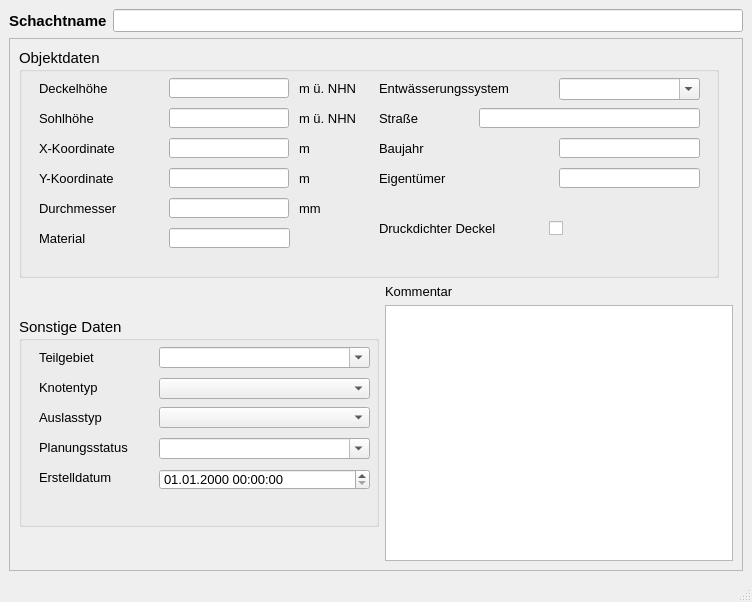
<?xml version="1.0" encoding="UTF-8"?>
<ui version="4.0">
 <class>MainWindow</class>
 <widget class="QMainWindow" name="MainWindow">
  <property name="enabled">
   <bool>true</bool>
  </property>
  <property name="geometry">
   <rect>
    <x>0</x>
    <y>0</y>
    <width>752</width>
    <height>602</height>
   </rect>
  </property>
  <property name="minimumSize">
   <size>
    <width>650</width>
    <height>490</height>
   </size>
  </property>
  <property name="font">
   <font>
    <family>Tahoma</family>
    <pointsize>10</pointsize>
   </font>
  </property>
  <property name="windowTitle">
   <string>Schacht</string>
  </property>
  <property name="toolTip">
   <string>&lt;html&gt;&lt;head/&gt;&lt;body&gt;&lt;p&gt;Besondere Lage im Kanalnetz z.B. Anfangsschacht&lt;/p&gt;&lt;/body&gt;&lt;/html&gt;</string>
  </property>
  <property name="statusTip">
   <string>Besondere Lage im Kanalnetz z.B. Anfangsschacht</string>
  </property>
  <widget class="QWidget" name="centralwidget">
   <layout class="QVBoxLayout" name="verticalLayout">
    <item>
     <layout class="QHBoxLayout" name="horizontalLayout">
      <item>
       <widget class="QLabel" name="label">
        <property name="font">
         <font>
          <family>Tahoma</family>
          <pointsize>11</pointsize>
          <weight>75</weight>
          <bold>true</bold>
         </font>
        </property>
        <property name="text">
         <string>Schachtname</string>
        </property>
       </widget>
      </item>
      <item>
       <widget class="QLineEdit" name="schnam">
        <property name="toolTip">
         <string>&lt;html&gt;&lt;head/&gt;&lt;body&gt;&lt;p&gt;Eindeutige Schachtbezeichnung&lt;/p&gt;&lt;/body&gt;&lt;/html&gt;</string>
        </property>
        <property name="statusTip">
         <string>Eindeutige Schachtbezeichnung</string>
        </property>
       </widget>
      </item>
     </layout>
    </item>
    <item>
     <widget class="QScrollArea" name="scrollArea">
      <property name="widgetResizable">
       <bool>true</bool>
      </property>
      <widget class="QWidget" name="scrollAreaWidgetContents">
       <property name="geometry">
        <rect>
         <x>0</x>
         <y>0</y>
         <width>728</width>
         <height>489</height>
        </rect>
       </property>
       <layout class="QGridLayout" name="gridLayout">
        <item row="0" column="0" colspan="2">
         <widget class="QGroupBox" name="groupBox_2">
          <property name="minimumSize">
           <size>
            <width>700</width>
            <height>230</height>
           </size>
          </property>
          <property name="maximumSize">
           <size>
            <width>700</width>
            <height>230</height>
           </size>
          </property>
          <property name="font">
           <font>
            <family>Tahoma</family>
            <pointsize>11</pointsize>
           </font>
          </property>
          <property name="toolTip">
           <string/>
          </property>
          <property name="statusTip">
           <string/>
          </property>
          <property name="title">
           <string>Objektdaten</string>
          </property>
          <widget class="QLineEdit" name="x">
           <property name="geometry">
            <rect>
             <x>150</x>
             <y>90</y>
             <width>120</width>
             <height>20</height>
            </rect>
           </property>
           <property name="font">
            <font>
             <family>Tahoma</family>
             <pointsize>10</pointsize>
            </font>
           </property>
           <property name="toolTip">
            <string>&lt;html&gt;&lt;head/&gt;&lt;body&gt;&lt;p&gt;Lage-Koordinate (im Projektionssystem des Layers)&lt;/p&gt;&lt;/body&gt;&lt;/html&gt;</string>
           </property>
           <property name="statusTip">
            <string>Lage-Koordinate (im Projektionssystem des Layers)</string>
           </property>
           <property name="readOnly">
            <bool>true</bool>
           </property>
          </widget>
          <widget class="QLabel" name="label_3">
           <property name="geometry">
            <rect>
             <x>20</x>
             <y>60</y>
             <width>81</width>
             <height>21</height>
            </rect>
           </property>
           <property name="font">
            <font>
             <family>Tahoma</family>
             <pointsize>10</pointsize>
            </font>
           </property>
           <property name="text">
            <string>Sohlhöhe</string>
           </property>
          </widget>
          <widget class="QLineEdit" name="sohlhoehe">
           <property name="geometry">
            <rect>
             <x>150</x>
             <y>60</y>
             <width>120</width>
             <height>20</height>
            </rect>
           </property>
           <property name="font">
            <font>
             <family>Tahoma</family>
             <pointsize>10</pointsize>
            </font>
           </property>
           <property name="toolTip">
            <string>&lt;html&gt;&lt;head/&gt;&lt;body&gt;&lt;p&gt;Höhe der Sohle&lt;/p&gt;&lt;/body&gt;&lt;/html&gt;</string>
           </property>
           <property name="statusTip">
            <string>Höhe der Sohle</string>
           </property>
          </widget>
          <widget class="QLabel" name="label_11">
           <property name="geometry">
            <rect>
             <x>280</x>
             <y>90</y>
             <width>41</width>
             <height>21</height>
            </rect>
           </property>
           <property name="font">
            <font>
             <family>Tahoma</family>
             <pointsize>10</pointsize>
            </font>
           </property>
           <property name="text">
            <string>m</string>
           </property>
          </widget>
          <widget class="QLabel" name="label_5">
           <property name="geometry">
            <rect>
             <x>20</x>
             <y>30</y>
             <width>121</width>
             <height>21</height>
            </rect>
           </property>
           <property name="font">
            <font>
             <family>Tahoma</family>
             <pointsize>10</pointsize>
            </font>
           </property>
           <property name="text">
            <string>Deckelhöhe</string>
           </property>
          </widget>
          <widget class="QLabel" name="label_39">
           <property name="geometry">
            <rect>
             <x>20</x>
             <y>150</y>
             <width>111</width>
             <height>21</height>
            </rect>
           </property>
           <property name="font">
            <font>
             <family>Tahoma</family>
             <pointsize>10</pointsize>
            </font>
           </property>
           <property name="text">
            <string>Durchmesser</string>
           </property>
          </widget>
          <widget class="QLabel" name="label_12">
           <property name="geometry">
            <rect>
             <x>280</x>
             <y>120</y>
             <width>41</width>
             <height>21</height>
            </rect>
           </property>
           <property name="font">
            <font>
             <family>Tahoma</family>
             <pointsize>10</pointsize>
            </font>
           </property>
           <property name="text">
            <string>m</string>
           </property>
          </widget>
          <widget class="QLineEdit" name="deckelhoehe">
           <property name="geometry">
            <rect>
             <x>150</x>
             <y>30</y>
             <width>120</width>
             <height>20</height>
            </rect>
           </property>
           <property name="font">
            <font>
             <family>Tahoma</family>
             <pointsize>10</pointsize>
            </font>
           </property>
           <property name="toolTip">
            <string>&lt;html&gt;&lt;head/&gt;&lt;body&gt;&lt;p&gt;Höhe des Kanaldeckels (meist gleich Geländehöhe)&lt;/p&gt;&lt;/body&gt;&lt;/html&gt;</string>
           </property>
           <property name="statusTip">
            <string>Höhe des Kanaldeckels (meist gleich Geländehöhe)</string>
           </property>
          </widget>
          <widget class="QLineEdit" name="durchm">
           <property name="geometry">
            <rect>
             <x>150</x>
             <y>150</y>
             <width>120</width>
             <height>20</height>
            </rect>
           </property>
           <property name="font">
            <font>
             <family>Tahoma</family>
             <pointsize>10</pointsize>
            </font>
           </property>
           <property name="toolTip">
            <string>&lt;html&gt;&lt;head/&gt;&lt;body&gt;&lt;p&gt;Standard-Durchmesser nach DIN&lt;/p&gt;&lt;/body&gt;&lt;/html&gt;</string>
           </property>
           <property name="statusTip">
            <string>Standard-Durchmesser nach DIN</string>
           </property>
          </widget>
          <widget class="QLabel" name="label_9">
           <property name="geometry">
            <rect>
             <x>20</x>
             <y>120</y>
             <width>111</width>
             <height>21</height>
            </rect>
           </property>
           <property name="font">
            <font>
             <family>Tahoma</family>
             <pointsize>10</pointsize>
            </font>
           </property>
           <property name="text">
            <string>Y-Koordinate</string>
           </property>
          </widget>
          <widget class="QLabel" name="label_10">
           <property name="geometry">
            <rect>
             <x>280</x>
             <y>30</y>
             <width>61</width>
             <height>21</height>
            </rect>
           </property>
           <property name="font">
            <font>
             <family>Tahoma</family>
             <pointsize>10</pointsize>
            </font>
           </property>
           <property name="text">
            <string>m ü. NHN</string>
           </property>
          </widget>
          <widget class="QLabel" name="label_27">
           <property name="geometry">
            <rect>
             <x>280</x>
             <y>150</y>
             <width>41</width>
             <height>21</height>
            </rect>
           </property>
           <property name="font">
            <font>
             <family>Tahoma</family>
             <pointsize>10</pointsize>
            </font>
           </property>
           <property name="text">
            <string>mm</string>
           </property>
          </widget>
          <widget class="QLabel" name="label_8">
           <property name="geometry">
            <rect>
             <x>280</x>
             <y>60</y>
             <width>61</width>
             <height>21</height>
            </rect>
           </property>
           <property name="font">
            <font>
             <family>Tahoma</family>
             <pointsize>10</pointsize>
            </font>
           </property>
           <property name="text">
            <string>m ü. NHN</string>
           </property>
          </widget>
          <widget class="QLabel" name="label_6">
           <property name="geometry">
            <rect>
             <x>20</x>
             <y>90</y>
             <width>121</width>
             <height>21</height>
            </rect>
           </property>
           <property name="font">
            <font>
             <family>Tahoma</family>
             <pointsize>10</pointsize>
            </font>
           </property>
           <property name="text">
            <string>X-Koordinate</string>
           </property>
          </widget>
          <widget class="QLineEdit" name="y">
           <property name="geometry">
            <rect>
             <x>150</x>
             <y>120</y>
             <width>120</width>
             <height>20</height>
            </rect>
           </property>
           <property name="font">
            <font>
             <family>Tahoma</family>
             <pointsize>10</pointsize>
            </font>
           </property>
           <property name="toolTip">
            <string>&lt;html&gt;&lt;head/&gt;&lt;body&gt;&lt;p&gt;Lage-Koordinate (im Projektionssystem des Layers)&lt;/p&gt;&lt;/body&gt;&lt;/html&gt;</string>
           </property>
           <property name="statusTip">
            <string>Lage-Koordinate (im Projektionssystem des Layers)</string>
           </property>
           <property name="readOnly">
            <bool>true</bool>
           </property>
          </widget>
          <widget class="QCheckBox" name="druckdicht">
           <property name="geometry">
            <rect>
             <x>530</x>
             <y>170</y>
             <width>70</width>
             <height>21</height>
            </rect>
           </property>
           <property name="font">
            <font>
             <family>Tahoma</family>
             <pointsize>10</pointsize>
            </font>
           </property>
           <property name="toolTip">
            <string>&lt;html&gt;&lt;head/&gt;&lt;body&gt;&lt;p&gt;Wenn Druckdeckel vorhanden sind auswählen.&lt;/p&gt;&lt;/body&gt;&lt;/html&gt;</string>
           </property>
           <property name="statusTip">
            <string>Wenn Druckdeckel vorhanden sind auswählen.</string>
           </property>
           <property name="text">
            <string/>
           </property>
          </widget>
          <widget class="QComboBox" name="entwart">
           <property name="geometry">
            <rect>
             <x>540</x>
             <y>30</y>
             <width>141</width>
             <height>22</height>
            </rect>
           </property>
           <property name="font">
            <font>
             <family>Tahoma</family>
             <pointsize>10</pointsize>
            </font>
           </property>
           <property name="toolTip">
            <string>&lt;html&gt;&lt;head/&gt;&lt;body&gt;&lt;p&gt;&lt;span style=&quot; font-family:'Calibri','sans-serif';&quot;&gt;vorh. Entwässerungssystem (z.B. Mischwasser, Regenwasser etc.)&lt;/span&gt;&lt;/p&gt;&lt;/body&gt;&lt;/html&gt;</string>
           </property>
           <property name="statusTip">
            <string>vorh. Entwässerungssystem (z.B. Mischwasser, Regenwasser etc.)</string>
           </property>
           <property name="editable">
            <bool>true</bool>
           </property>
          </widget>
          <widget class="QLabel" name="label_41">
           <property name="geometry">
            <rect>
             <x>360</x>
             <y>170</y>
             <width>151</width>
             <height>21</height>
            </rect>
           </property>
           <property name="font">
            <font>
             <family>Tahoma</family>
             <pointsize>10</pointsize>
            </font>
           </property>
           <property name="text">
            <string>Druckdichter Deckel</string>
           </property>
          </widget>
          <widget class="QLineEdit" name="strasse">
           <property name="geometry">
            <rect>
             <x>460</x>
             <y>60</y>
             <width>221</width>
             <height>20</height>
            </rect>
           </property>
           <property name="font">
            <font>
             <family>Tahoma</family>
             <pointsize>10</pointsize>
            </font>
           </property>
           <property name="toolTip">
            <string>&lt;html&gt;&lt;head/&gt;&lt;body&gt;&lt;p&gt;Straßenname&lt;/p&gt;&lt;/body&gt;&lt;/html&gt;</string>
           </property>
           <property name="statusTip">
            <string>Straßenname</string>
           </property>
          </widget>
          <widget class="QLabel" name="label_2">
           <property name="geometry">
            <rect>
             <x>360</x>
             <y>60</y>
             <width>131</width>
             <height>21</height>
            </rect>
           </property>
           <property name="font">
            <font>
             <family>Tahoma</family>
             <pointsize>10</pointsize>
            </font>
           </property>
           <property name="text">
            <string>Straße</string>
           </property>
          </widget>
          <widget class="QLabel" name="label_40">
           <property name="geometry">
            <rect>
             <x>360</x>
             <y>30</y>
             <width>181</width>
             <height>21</height>
            </rect>
           </property>
           <property name="font">
            <font>
             <family>Tahoma</family>
             <pointsize>10</pointsize>
            </font>
           </property>
           <property name="text">
            <string>Entwässerungssystem</string>
           </property>
          </widget>
          <widget class="QLabel" name="label_4">
           <property name="geometry">
            <rect>
             <x>360</x>
             <y>90</y>
             <width>131</width>
             <height>21</height>
            </rect>
           </property>
           <property name="font">
            <font>
             <family>Tahoma</family>
             <pointsize>10</pointsize>
            </font>
           </property>
           <property name="text">
            <string>Baujahr</string>
           </property>
          </widget>
          <widget class="QLabel" name="label_7">
           <property name="geometry">
            <rect>
             <x>360</x>
             <y>120</y>
             <width>131</width>
             <height>21</height>
            </rect>
           </property>
           <property name="font">
            <font>
             <family>Tahoma</family>
             <pointsize>10</pointsize>
            </font>
           </property>
           <property name="text">
            <string>Eigentümer</string>
           </property>
          </widget>
          <widget class="QLineEdit" name="baujahr">
           <property name="geometry">
            <rect>
             <x>540</x>
             <y>90</y>
             <width>141</width>
             <height>20</height>
            </rect>
           </property>
           <property name="toolTip">
            <string>&lt;html&gt;&lt;head/&gt;&lt;body&gt;&lt;p&gt;Baujahr&lt;/p&gt;&lt;/body&gt;&lt;/html&gt;</string>
           </property>
           <property name="statusTip">
            <string>Baujahr</string>
           </property>
          </widget>
          <widget class="QLineEdit" name="eigentum">
           <property name="geometry">
            <rect>
             <x>540</x>
             <y>120</y>
             <width>141</width>
             <height>20</height>
            </rect>
           </property>
           <property name="toolTip">
            <string>&lt;html&gt;&lt;head/&gt;&lt;body&gt;&lt;p&gt;Eigentürmer&lt;/p&gt;&lt;/body&gt;&lt;/html&gt;</string>
           </property>
           <property name="statusTip">
            <string>Eigentürmer</string>
           </property>
          </widget>
          <widget class="QLabel" name="label_16">
           <property name="geometry">
            <rect>
             <x>20</x>
             <y>180</y>
             <width>131</width>
             <height>21</height>
            </rect>
           </property>
           <property name="font">
            <font>
             <family>Tahoma</family>
             <pointsize>10</pointsize>
            </font>
           </property>
           <property name="text">
            <string>Material</string>
           </property>
          </widget>
          <widget class="QLineEdit" name="material">
           <property name="geometry">
            <rect>
             <x>150</x>
             <y>180</y>
             <width>121</width>
             <height>20</height>
            </rect>
           </property>
           <property name="toolTip">
            <string>&lt;html&gt;&lt;head/&gt;&lt;body&gt;&lt;p&gt;Material des Schachtes (z.B. Beton, Gussstahl etc.)&lt;/p&gt;&lt;/body&gt;&lt;/html&gt;</string>
           </property>
           <property name="statusTip">
            <string>Material des Schachtes (z.B. Beton, Gussstahl etc.)</string>
           </property>
          </widget>
         </widget>
        </item>
        <item row="1" column="0" rowspan="2">
         <widget class="QGroupBox" name="groupBox_3">
          <property name="minimumSize">
           <size>
            <width>360</width>
            <height>210</height>
           </size>
          </property>
          <property name="maximumSize">
           <size>
            <width>16777215</width>
            <height>210</height>
           </size>
          </property>
          <property name="font">
           <font>
            <family>Tahoma</family>
            <pointsize>11</pointsize>
           </font>
          </property>
          <property name="title">
           <string>Sonstige Daten</string>
          </property>
          <widget class="QComboBox" name="teilgebiet">
           <property name="geometry">
            <rect>
             <x>140</x>
             <y>30</y>
             <width>211</width>
             <height>21</height>
            </rect>
           </property>
           <property name="font">
            <font>
             <family>Tahoma</family>
             <pointsize>10</pointsize>
            </font>
           </property>
           <property name="toolTip">
            <string>&lt;html&gt;&lt;head/&gt;&lt;body&gt;&lt;p&gt;zur Zuordnung auf ein selbstständig festgelegtes Teilgebiet&lt;/p&gt;&lt;/body&gt;&lt;/html&gt;</string>
           </property>
           <property name="statusTip">
            <string>zur Zuordnung auf ein selbstständig festgelegtes Teilgebiet</string>
           </property>
           <property name="editable">
            <bool>true</bool>
           </property>
          </widget>
          <widget class="QLabel" name="label_13">
           <property name="geometry">
            <rect>
             <x>20</x>
             <y>30</y>
             <width>91</width>
             <height>20</height>
            </rect>
           </property>
           <property name="font">
            <font>
             <family>Tahoma</family>
             <pointsize>10</pointsize>
            </font>
           </property>
           <property name="text">
            <string>Teilgebiet</string>
           </property>
           <property name="buddy">
            <cstring>teilgebiet</cstring>
           </property>
          </widget>
          <widget class="QComboBox" name="simstatus">
           <property name="geometry">
            <rect>
             <x>140</x>
             <y>121</y>
             <width>211</width>
             <height>21</height>
            </rect>
           </property>
           <property name="font">
            <font>
             <family>Tahoma</family>
             <pointsize>10</pointsize>
            </font>
           </property>
           <property name="toolTip">
            <string>&lt;html&gt;&lt;head/&gt;&lt;body&gt;&lt;p&gt;&lt;span style=&quot; font-family:'Calibri','sans-serif'; font-size:11pt;&quot;&gt;aktueller Status (z.B. vorhanden, in Planung, etc.)&lt;/span&gt;&lt;/p&gt;&lt;/body&gt;&lt;/html&gt;</string>
           </property>
           <property name="statusTip">
            <string>aktueller Status (z.B. vorhanden, in Planung, etc.)</string>
           </property>
           <property name="editable">
            <bool>true</bool>
           </property>
          </widget>
          <widget class="QgsDateTimeEdit" name="createdat">
           <property name="geometry">
            <rect>
             <x>140</x>
             <y>152</y>
             <width>211</width>
             <height>21</height>
            </rect>
           </property>
           <property name="font">
            <font>
             <family>Tahoma</family>
             <pointsize>10</pointsize>
            </font>
           </property>
           <property name="currentSection">
            <enum>QDateTimeEdit::DaySection</enum>
           </property>
           <property name="displayFormat">
            <string>dd.MM.yyyy HH:mm:ss</string>
           </property>
          </widget>
          <widget class="QLabel" name="label_15">
           <property name="geometry">
            <rect>
             <x>20</x>
             <y>120</y>
             <width>131</width>
             <height>21</height>
            </rect>
           </property>
           <property name="font">
            <font>
             <family>Tahoma</family>
             <pointsize>10</pointsize>
            </font>
           </property>
           <property name="text">
            <string>Planungsstatus</string>
           </property>
           <property name="buddy">
            <cstring>simstatus</cstring>
           </property>
          </widget>
          <widget class="QLabel" name="label_71">
           <property name="geometry">
            <rect>
             <x>20</x>
             <y>150</y>
             <width>151</width>
             <height>21</height>
            </rect>
           </property>
           <property name="font">
            <font>
             <family>Tahoma</family>
             <pointsize>10</pointsize>
            </font>
           </property>
           <property name="text">
            <string>Erstelldatum</string>
           </property>
           <property name="buddy">
            <cstring>createdat</cstring>
           </property>
          </widget>
          <widget class="QLabel" name="label_17">
           <property name="geometry">
            <rect>
             <x>20</x>
             <y>60</y>
             <width>91</width>
             <height>20</height>
            </rect>
           </property>
           <property name="font">
            <font>
             <family>Tahoma</family>
             <pointsize>10</pointsize>
            </font>
           </property>
           <property name="text">
            <string>Knotentyp</string>
           </property>
           <property name="buddy">
            <cstring>knotentyp</cstring>
           </property>
          </widget>
          <widget class="QComboBox" name="knotentyp">
           <property name="geometry">
            <rect>
             <x>140</x>
             <y>61</y>
             <width>211</width>
             <height>21</height>
            </rect>
           </property>
           <property name="toolTip">
            <string>&lt;html&gt;&lt;head/&gt;&lt;body&gt;&lt;p&gt;Besondere Lage im Kanalnetz (z.B. Anfangsschacht)&lt;/p&gt;&lt;/body&gt;&lt;/html&gt;</string>
           </property>
           <property name="statusTip">
            <string>Besondere Lage im Kanalnetz (z.B. Anfangsschacht)</string>
           </property>
          </widget>
          <widget class="QLabel" name="label_18">
           <property name="geometry">
            <rect>
             <x>20</x>
             <y>90</y>
             <width>71</width>
             <height>20</height>
            </rect>
           </property>
           <property name="font">
            <font>
             <family>Tahoma</family>
             <pointsize>10</pointsize>
            </font>
           </property>
           <property name="toolTip">
            <string>&lt;html&gt;&lt;head/&gt;&lt;body&gt;&lt;p&gt;Auslasstyp gem. HYSTEM-EXTRAN (z.B.: Frei, Normal, Konstant etc.)&lt;/p&gt;&lt;/body&gt;&lt;/html&gt;</string>
           </property>
           <property name="statusTip">
            <string>Auslasstyp gem. HYSTEM-EXTRAN (z.B.: Frei, Normal, Konstant etc.)</string>
           </property>
           <property name="text">
            <string>Auslasstyp</string>
           </property>
           <property name="buddy">
            <cstring>auslasstyp</cstring>
           </property>
          </widget>
          <widget class="QComboBox" name="auslasstyp">
           <property name="geometry">
            <rect>
             <x>140</x>
             <y>90</y>
             <width>211</width>
             <height>21</height>
            </rect>
           </property>
           <property name="toolTip">
            <string>&lt;html&gt;&lt;head/&gt;&lt;body&gt;&lt;p&gt;Auslasstyp gem. HYSTEM-EXTRAN (z.B.: Frei, Normal, Konstant etc.)&lt;/p&gt;&lt;/body&gt;&lt;/html&gt;</string>
           </property>
           <property name="statusTip">
            <string>Auslasstyp gem. HYSTEM-EXTRAN (z.B.: Frei, Normal, Konstant etc.)</string>
           </property>
          </widget>
         </widget>
        </item>
        <item row="1" column="1">
         <widget class="QLabel" name="label_14">
          <property name="text">
           <string>Kommentar</string>
          </property>
         </widget>
        </item>
        <item row="2" column="1">
         <widget class="QTextEdit" name="kommentar">
          <property name="minimumSize">
           <size>
            <width>0</width>
            <height>0</height>
           </size>
          </property>
          <property name="toolTip">
           <string>&lt;html&gt;&lt;head/&gt;&lt;body&gt;&lt;p&gt;Platz für zusätzliche Kommentare&lt;/p&gt;&lt;/body&gt;&lt;/html&gt;</string>
          </property>
          <property name="statusTip">
           <string>Platz für zusätzliche Kommentare</string>
          </property>
         </widget>
        </item>
       </layout>
      </widget>
     </widget>
    </item>
   </layout>
  </widget>
  <widget class="QMenuBar" name="menubar">
   <property name="geometry">
    <rect>
     <x>0</x>
     <y>0</y>
     <width>752</width>
     <height>27</height>
    </rect>
   </property>
  </widget>
  <widget class="QStatusBar" name="statusbar"/>
 </widget>
 <customwidgets>
  <customwidget>
   <class>QgsDateTimeEdit</class>
   <extends>QDateTimeEdit</extends>
   <header>qgsdatetimeedit.h</header>
  </customwidget>
 </customwidgets>
 <tabstops>
  <tabstop>schnam</tabstop>
  <tabstop>deckelhoehe</tabstop>
  <tabstop>sohlhoehe</tabstop>
  <tabstop>x</tabstop>
  <tabstop>y</tabstop>
  <tabstop>durchm</tabstop>
  <tabstop>material</tabstop>
  <tabstop>entwart</tabstop>
  <tabstop>strasse</tabstop>
  <tabstop>baujahr</tabstop>
  <tabstop>eigentum</tabstop>
  <tabstop>druckdicht</tabstop>
  <tabstop>teilgebiet</tabstop>
  <tabstop>knotentyp</tabstop>
  <tabstop>auslasstyp</tabstop>
  <tabstop>simstatus</tabstop>
  <tabstop>createdat</tabstop>
  <tabstop>kommentar</tabstop>
 </tabstops>
 <resources/>
 <connections/>
</ui>
